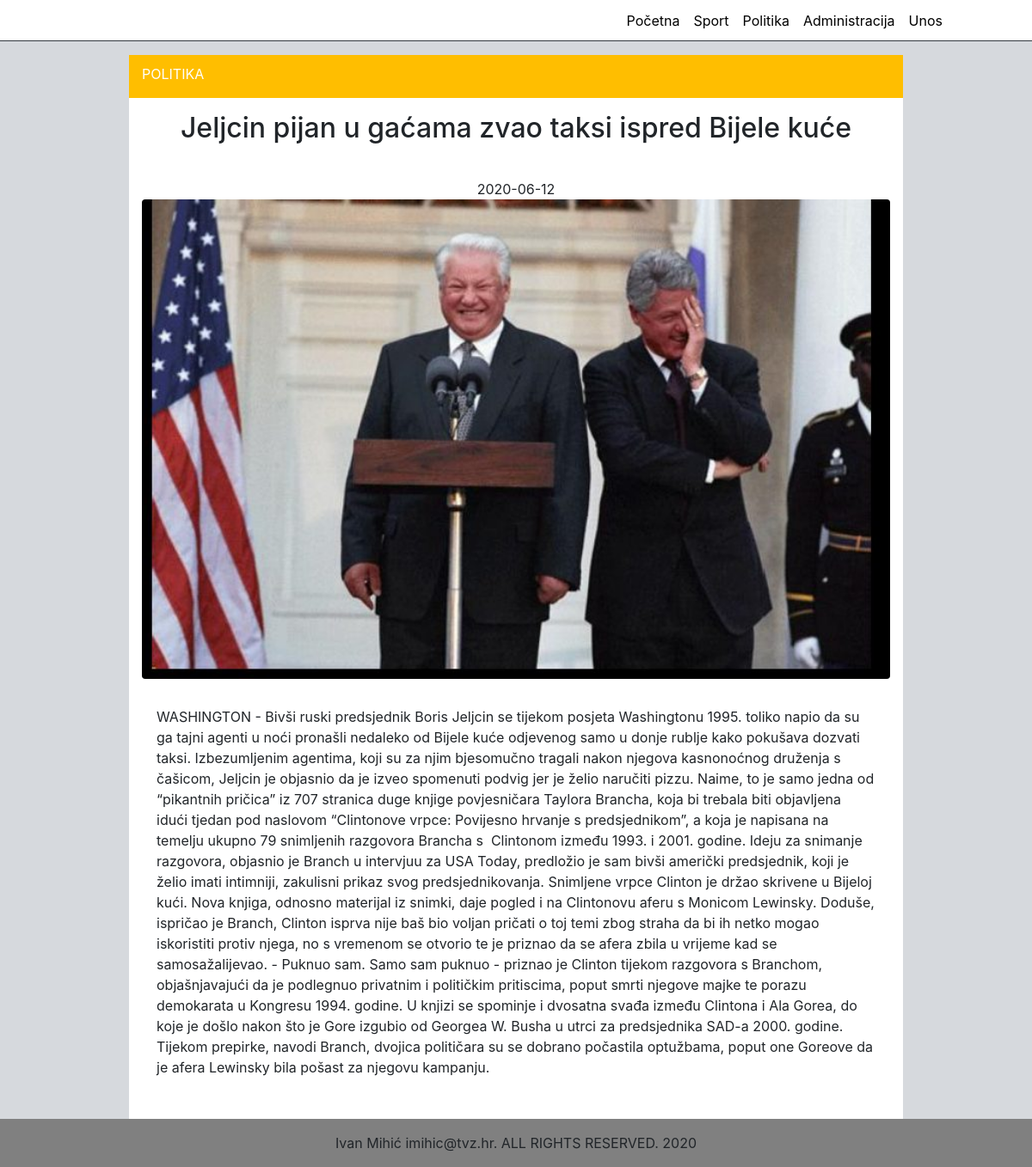
/clanak.php?id=30, run on the app's committed database.
### tables this page shows
CREATE TABLE `vijesti` (
  `id` int NOT NULL AUTO_INCREMENT,
  `datum` date NOT NULL,
  `naslov` varchar(255) NOT NULL,
  `sazetak` text NOT NULL,
  `tekst` text NOT NULL,
  `slika` varchar(64) NOT NULL,
  `kategorija` varchar(64) NOT NULL,
  `arhiva` int NOT NULL,
  PRIMARY KEY (`id`)
);

### clanak.php (the view, shortened to what this page needs)
<!doctype html>
<html lang="en" class="h-100">
  <head>
    <link rel="stylesheet" href="https://stackpath.bootstrapcdn.com/bootstrap/4.5.0/css/bootstrap.min.css">
    <link href="sticky-footer-navbar.css" rel="stylesheet">
  </head>
  <body class="d-flex flex-column h-100">
  <header>
    <nav class="navbar navbar-default navbar-expand-md fixed-top border-bottom border-dark">
      <a class="navbar-brand" href="#"></a>
      <div class="collapse navbar-collapse" id="navbarCollapse">
        <ul class="navbar-nav ml-auto">
          <li class="nav-item">
            <a class="nav-link tekst" href="index.php">Početna</a>
          </li>
          <li class="nav-item">
            <a class="nav-link tekst" href="kategorija.php?id=Sport">Sport</a>
          </li>
          <li class="nav-item">
            <a class="nav-link tekst" href="kategorija.php?id=Politika">Politika</a>
          </li>
          <li class="nav-item">
            <a class="nav-link tekst" href="login.php">Administracija</a>
          </li>
          <li class="nav-item">
            <a class="nav-link tekst" href="unos.php">Unos</a>
          </li>
        </ul>
      </div>
    </nav>
  </header>
<?php
  include 'connect.php';
  $id = $_GET['id'];
  $query = "SELECT * FROM vijesti WHERE id=".$id."";
  $result = mysqli_query($dbc, $query);
  $row = $result -> fetch_array(MYSQLI_ASSOC);
?>
<main role="main">
  <div class="container">
    <div class="row articleTitle">
      <div class="col-12 align-items-center my-auto">
        <p><?php echo strtoupper($row["kategorija"]) ?></p>
      </div>
    </div>
    <article>
    <div class="row artikl justify-content-md-center">
      <h2><?php echo $row["naslov"]?></h2>
    </div>
    <div class="row artikl justify-content-md-center">
      <h7><?php echo $row["datum"] ?></h7>
      <?php echo'<div class="col-12"><img class="img-fluid rounded center" src="'.UPLPATH.$row['slika'].'">' ?>
    </div>
    <div class="row artikl">
        <div class="col-12">
          <p style="margin-left: 2rem; margin-right: 2rem; margin-top: 1rem;"><?php echo $row["tekst"] ?></p>
        </div>
    </div>
  </article>
  </div>
</main>
<footer class="footer-copyright mt-auto text-center py-3" >
  <div class="container font-small">Ivan Mihić imihic@tvz.hr. ALL RIGHTS RESERVED. 2020
  </div>
</footer>
      <script>window.jQuery || document.write('<script src="../assets/js/vendor/jquery.slim.min.js"><\/script>')</script><script src="../assets/dist/js/bootstrap.bundle.js"></script></body>
</html>

### sticky-footer-navbar.css (style rules this page uses)
body { background-color: #d6d9dd; }
main { margin-top: 3rem; }
main > .container { margin-top: 1rem; background-color: white; width: 75%; }
.articleTitle { background-color: #ffbe00; color: white; font-size: 1rem; }
.articleTitle p { margin-top: 10px; }
.tekst { color: black; }
.footer-copyright { background-color: grey; }
.footer-copyright > .container { padding-right: 15px; padding-left: 15px; }
.navbar-default { background-color: #FFFFFF; }
.navbar { max-height: 3rem; width: 100%; }
.navbar ul { margin: 0 5rem 0 0; }
.navbar-brand { padding-top: 0; position: relative; width: 145px; background: url(logo.png) no-repeat; height: 2rem; background-size: contain; margin-left: 5rem; }
.artikl { padding-top: 1rem; padding-bottom: 1rem; }
.img-fluid { width: 100%; }

### data on the page
vijesti: kategorija "POLITIKA", naslov "Jeljcin pijan u gaćama zvao taksi ispred Bijele kuće", datum "2020-06-12", slika (picture), tekst "WASHINGTON - Bivši ruski predsjednik Boris Jeljcin se tijekom posjeta Washingtonu 1995. toliko napio da su ga tajni agenti u noći pronašli nedaleko od Bijele kuće odjevenog samo u donje rublje kako pokušava dozvati taksi. Izbezumljenim agentima, koji su za njim bjesomučno tragali nakon njegova kasnonoćnog druženja s čašicom, Jeljcin je objasnio da je izveo spomenuti podvig jer je želio naručiti pizzu. Naime, to je samo jedna od “pikantnih pričica” iz 707 stranica duge knjige povjesničara Taylora Brancha, koja bi trebala biti objavljena idući tjedan pod naslovom “Clintonove vrpce: Povijesno hrvanje s predsjednikom”, a koja je napisana na temelju ukupno 79 snimljenih razgovora Brancha s…"
